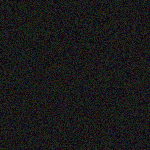
#> input picture files/one in million/a87ad61f-e3a0-4547-a92c-e7957eaade3c.png, 150 x 150 px, found by its file name
$ python NovruzCTF_one_in_million.py
#> lines starting #> are read from the running program, lines starting #| are printed output that depends on the picture
from PIL import Image
import random
import numpy as np
import time

img = Image.open('/CTF_Writeups/files/a87ad61f-e3a0-4547-a92c-e7957eaade3c.png')
#> img is the input picture: PIL image 150x150 RGB; mean R, G, B 25.1, 25, 24.9
pixels = np.array(img, dtype=np.uint8)
h, w, c = pixels.shape
#> h = 150; w = 150; c = 3
flat = pixels.reshape(-1, 3)  # (22500, 3) - treat each pixel as RGB tuple
total_pixels = h * w
#> total_pixels = 22500

print(f"Image: {w}x{h}, {total_pixels} pixels")
#| Image: 150x150, 22500 pixels

def compute_gradient(img_2d):
    """Compute average gradient magnitude (low = structured image)"""
    f = img_2d.astype(np.float32)
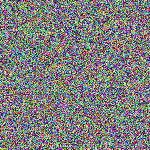
#> f: shape (150, 150, 3) float32; mean R, G, B 25.1, 25, 24.9; drawn with min black and max white
    # Horizontal and vertical differences
    dx = np.abs(np.diff(f, axis=1)).mean()
#> dx = 16.98
    dy = np.abs(np.diff(f, axis=0)).mean()
#> dy = 17.04
    return dx + dy

# Baseline: current (shuffled) image gradient
baseline = compute_gradient(pixels)
#> baseline = 34.03
print(f"Baseline gradient (shuffled): {baseline:.2f}")
#| Baseline gradient (shuffled): 34.03

# Test a known structured image for comparison
test_img = np.zeros_like(pixels)
test_img[50:100, 50:100] = 50  # White square
test_grad = compute_gradient(test_img)
print(f"Test structured image gradient: {test_grad:.2f}")

# Time one unshuffle operation
start = time.time()
random.seed(12345)
indices = list(range(total_pixels))
random.shuffle(indices)
elapsed_one = time.time() - start
print(f"One shuffle takes: {elapsed_one*1000:.1f}ms")
print(f"Estimated total time for 1M seeds: {elapsed_one * 999001 / 60:.0f} minutes")

# For pixel shuffle: shuffled[i] = original[perm[i]]
# To unshuffle: original[perm[i]] = shuffled[i]
# So: original = empty; for i, p in enumerate(perm): original[p] = shuffled[i]
start = time.time()
result = np.empty_like(flat)
for i, p in enumerate(indices):
    result[p] = flat[i]
result_img = result.reshape(h, w, c)
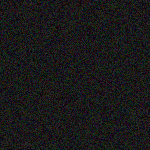
#> result_img: shape (150, 150, 3); mean of channels 0, 1, 2 25.1, 25, 24.9; drawn as R, G, B
grad = compute_gradient(result_img)
#> in compute_gradient (call 3), `f = img_2d.astype(np.float32)`:
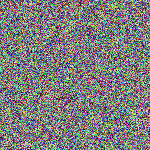
#> f: shape (150, 150, 3) float32; mean of channels 0, 1, 2 25.1, 25, 24.9; drawn with min black and max white
#> in compute_gradient (call 3), `dx = np.abs(np.diff(f, axis=1)).mean()`: dx = 17.02
#> in compute_gradient (call 3), `dy = np.abs(np.diff(f, axis=0)).mean()`: dy = 16.99
#> grad = 34.01
print(f"Seed 12345 unshuffled gradient: {grad:.2f}")
#| Seed 12345 unshuffled gradient: 34.01
print(f"One unshuffle+check takes: {(time.time()-start)*1000:.1f}ms")

# Now brute force - but only if fast enough
print("\nStarting brute force...")
start = time.time()
best_seed = -1
best_grad = baseline
#> best_grad = 34.03
threshold = baseline * 0.5  # Looking for significantly lower gradient
#> threshold = 17.01

for seed in range(1000, 1000001):
    random.seed(seed)
    indices = list(range(total_pixels))
#> (the run stopped early here; a loop or call above may not have finished)
